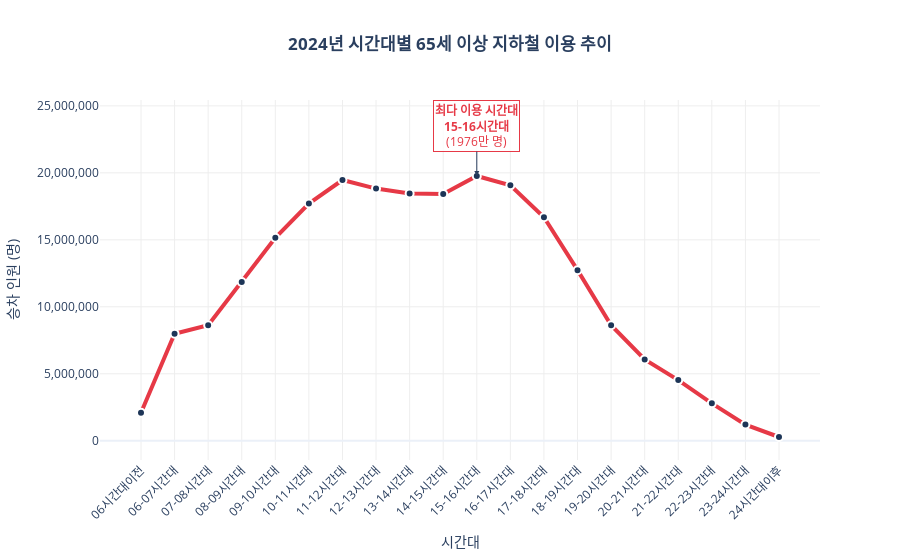

Here is the notebook cell this chart was saved with:
### Code cell
time_cols = [
    '06시간대이전', '06-07시간대', '07-08시간대', '08-09시간대', '09-10시간대',
    '10-11시간대', '11-12시간대', '12-13시간대', '13-14시간대', '14-15시간대',
    '15-16시간대', '16-17시간대', '17-18시간대', '18-19시간대', '19-20시간대',
    '20-21시간대', '21-22시간대', '22-23시간대', '23-24시간대', '24시간대이후'
]

# 1. 데이터 복사 (원본 보존)
df_analysis = senior24_df.copy()

# 2. '승차' 인원만 필터링 (이동 수요를 보기 위함)
if '승하차구분' in df_analysis.columns:
    df_analysis = df_analysis[df_analysis['승하차구분'] == '하차']

# 3. 숫자 변환 (에러 방지)
for col in time_cols:
    df_analysis[col] = pd.to_numeric(df_analysis[col], errors='coerce').fillna(0)

# 4. 시간대별 총합 계산 (세로로 더하기)
time_sums = df_analysis[time_cols].sum()

# 5. 가장 붐비는 시간대 찾기
peak_time = time_sums.idxmax()
peak_value = time_sums.max()
# =========================================================
# [2] 시각화 (선 그래프)
# =========================================================
fig = go.Figure()

# 선 그래프 추가
fig.add_trace(go.Scatter(
    x=time_sums.index, 
    y=time_sums.values,
    mode='lines+markers', # 선과 점을 함께 표시
    name='승차 인원',
    line=dict(color='#E63946', width=4), # 붉은색 굵은 선
    marker=dict(size=8, color='#1D3557', line=dict(width=2, color='white')) # 남색 점
))

# 피크 타임에 화살표 주석 달기
fig.add_annotation(
    x=peak_time, 
    y=peak_value,
    text=f"<b>최다 이용 시간대<br>{peak_time}</b><br>({peak_value/10000:.0f}만 명)",
    showarrow=True,
    arrowhead=2,
    ax=0,
    ay=-50, # 화살표 위로 띄우기
    font=dict(size=12, color='#E63946'),
    bgcolor="rgba(255, 255, 255, 0.8)",
    bordercolor="#E63946"
)

# 레이아웃 설정
fig.update_layout(
    title=dict(
        text="<b>2024년 시간대별 65세 이상 지하철 이용 추이</b>",
        x=0.5, xanchor='center'
    ),
    xaxis_title="시간대",
    yaxis_title="승차 인원 (명)",
    xaxis=dict(
        tickangle=-45, # 라벨 기울이기
        gridcolor='#eee'
    ),
    yaxis=dict(
        tickformat=',', # 쉼표 표시
        gridcolor='#eee'
    ),
    template="plotly_white",
    hovermode="x unified" # 마우스 올리면 정보 표시
)

fig.show()

### Figure 1 — Plotly figure (JSON) as saved in the notebook; plotly's stock layout.template omitted (floating-point values rounded to 4 significant figures)
{"data": [{"line": {"color": "#E63946", "width": 4}, "marker": {"color": "#1D3557", "line": {"color": "white", "width": 2}, "size": 8}, "mode": "lines+markers", "name": "승차 인원", "type": "scatter", "x": ["06시간대이전", "06-07시간대", "07-08시간대", "08-09시간대", "09-10시간대", "10-11시간대", "11-12시간대", "12-13시간대", "13-14시간대", "14-15시간대", "15-16시간대", "16-17시간대", "17-18시간대", "18-19시간대", "19-20시간대", "20-21시간대", "21-22시간대", "22-23시간대", "23-24시간대", "24시간대이후"], "y": [2092282, 7985223, 8628916, 11849443, 15156829, 17711448, 19465802, 18825196, 18460378, 18414721, 19764182, 19064812, 16686677, 12735465, 8628825, 6074085, 4529283, 2794328, 1208838, 282563]}], "layout": {"annotations": [{"arrowhead": 2, "ax": 0, "ay": -50, "bgcolor": "rgba(255, 255, 255, 0.8)", "bordercolor": "#E63946", "font": {"color": "#E63946", "size": 12}, "showarrow": true, "text": "<b>최다 이용 시간대<br>15-16시간대</b><br>(1976만 명)", "x": "15-16시간대", "y": 19764182}], "hovermode": "x unified", "title": {"text": "<b>2024년 시간대별 65세 이상 지하철 이용 추이</b>", "x": 0.5, "xanchor": "center"}, "xaxis": {"gridcolor": "#eee", "tickangle": -45, "title": {"text": "시간대"}}, "yaxis": {"gridcolor": "#eee", "tickformat": ",", "title": {"text": "승차 인원 (명)"}}}}
